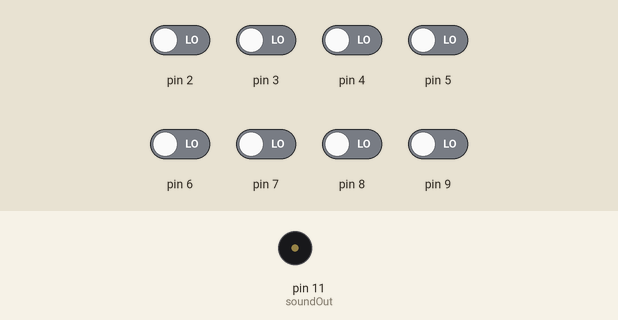
This sketch was run on a simulated Arduino Uno, built with avr-gcc and run on an emulated ATmega328P. On the bench: buzzer (waves = sounding). The inputs (shaded band) are chosen by the test bench; at power-on: pin 2–9 LOW.

Above: at 1.2 s.
1.3 s: pin 2 driven HIGH
At 2.1 s:
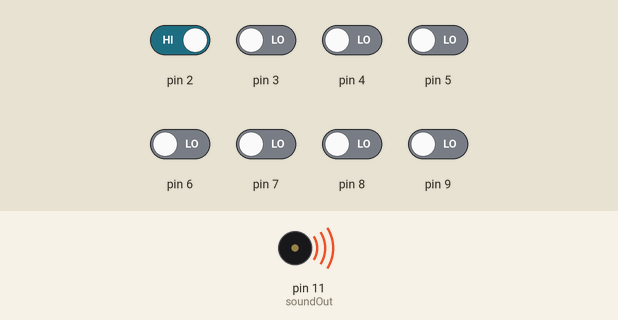
Timing chart, 0 to 4.3 s (numbered marks = the images above; inputs shaded):
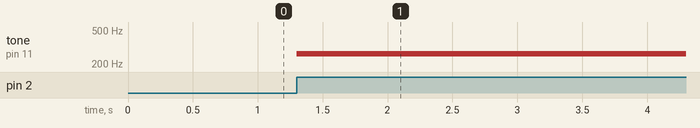

The sketch:

elepi.ino
```cpp
// (licence header left out)
const byte soundOut = 11;
int sleepNote = 1000;

/** Musical notes */
int DO = 262;  // or 261
int RE = 294;
int MI = 329;
int FA = 349;
int SOL = 392;
int LA = 440;
int SI = 494;
int DO2 = 523;

int notes[8] = {DO, RE, MI, FA, SOL, LA, SI, DO2};

void setup() {
    for (int i = 2; i < 10; i++) {
        pinMode(i, INPUT);
    }
}

void loop() {
    for (int i = 2; i < 10; i++) {
        if (digitalRead(i)) {
            tone(soundOut, notes[i-2], sleepNote);
        }
    }
}
```

Measured:
- after the input at 1.3 s, tone on pin 11 (soundOut): silent → 262 Hz at once
